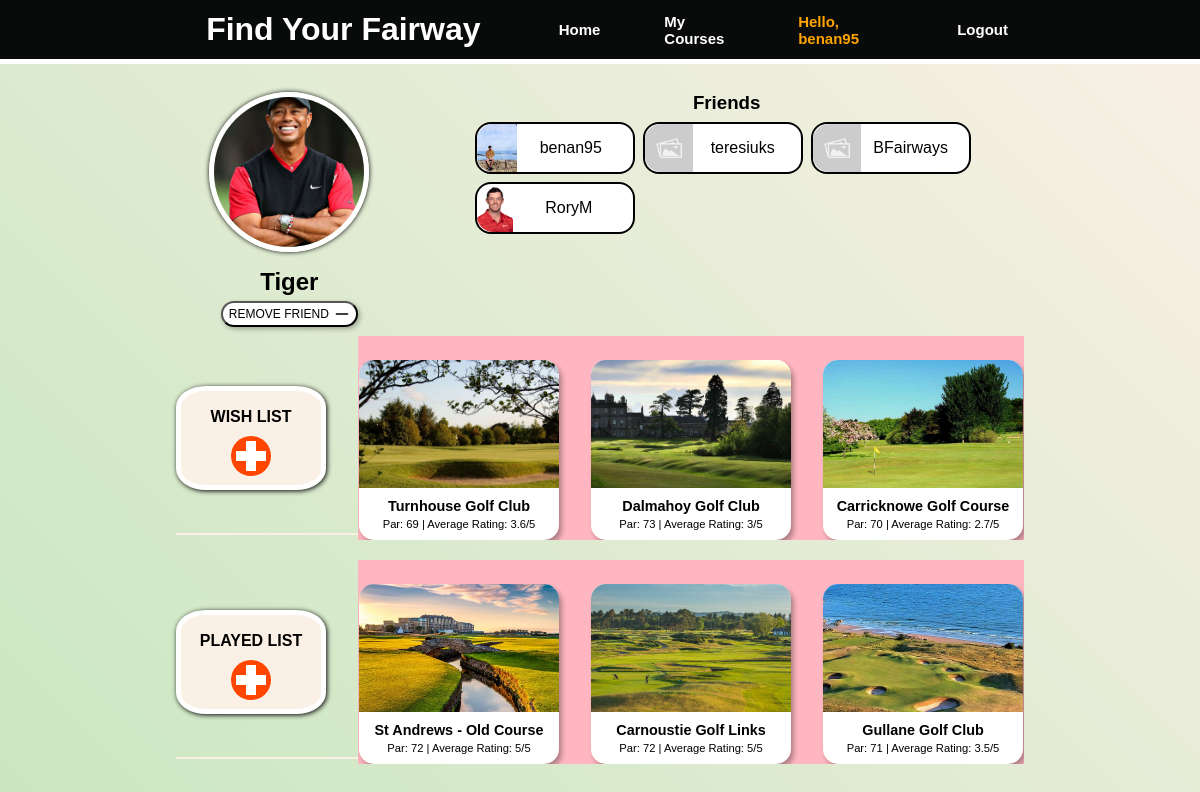
Page /my-courses/20 (signed in) on the committed database.
### courses/models.py (models this page shows, shortened)
class UserProfile(models.Model):
    user = models.OneToOneField(User, on_delete=models.CASCADE, related_name="profile")
    wishlist = models.ManyToManyField(Course, blank=True, null=True, related_name="wishlist")
    played_list = models.ManyToManyField(Course, blank=True, null=True, related_name="played_list")
    friends = models.ManyToManyField(User, blank=True, null=True, related_name="friends")
    profile_picture = models.ImageField(upload_to="uploads/", default="placeholder/placeholder.jpg")

class Course(models.Model):
  name = models.CharField(max_length=255)
  description = models.CharField(max_length=255)
  region = models.CharField(max_length=255)
  par = models.IntegerField()
  price = models.IntegerField()
  founded = models.IntegerField()
  website_link = models.CharField(max_length=255)
  profile_picture = models.ImageField(upload_to="uploads/", default="placeholder/placeholder.jpg")
  def get_average(self):
    average_score = Review.objects.filter(course=self).aggregate(Avg('rating'))['rating__avg']
    if average_score.is_integer():
      return int(average_score)
    else:
      return round(average_score, 1)

### information/views.py (the view)
# urls.py: path('my-courses/<int:id>', views.my_courses, name="information_my_courses"),
@login_required(login_url='login')
def my_courses(request, id):
    user = get_object_or_404(User, id=id)
    context = {
        "user": user,
        "courses_wishlist": user.profile.wishlist.all(),
        "courses_played_list": user.profile.played_list.all(),
        "friends": user.profile.friends.all()
    }
    return render(request, 'information/my_courses.html', context)

### templates/information/my_courses.html (shortened to what this page needs)
{% extends 'base.html' %}
{% load event_filters %}
{% load static %}
{% block content %}
<section class="my_courses__body">
    <div class="top-section">
        <div class="user-details">
            <div class="image-name">
            <img class="placeholder" src="{{ user.profile.profile_picture.url }}" alt="placeholder">
            <h5 class="username">{{ user.username }}</h5>
            {% if user in request.user.profile.friends.all %}
                {% if user.username != request.user.username %}
                    <form action="{% url 'remove_friend' user.id %}" method="post">
                    <button class="remove-friend" id="friend-button" type="submit">
                        <p>REMOVE FRIEND</p>
                        <img class="add-remove-friend__icon" src="/static/images/icons/minus-svgrepo-com (1).svg">
                    </button>
                    </form>
                {% endif %}
            {% endif %}
        </div>
        </div>
        <div class="friends">
            <h3 class="friend-card__title">Friends</h3>
                <div class="friend-card__section">
                    {% for friend in friends %}
                    <a href="{% url 'information_my_courses' friend.id %}"><div class="friend-card">
                        <img src="{{ friend.profile.profile_picture.url }}" class="friend-card__image">
                        <div class="friend-card__username-section">
                            <p class="friend-card__username">{{ friend.username }}</p>
                        </div>
                    </div></a>
                    {% endfor %}
                </div>
        </div>
    </div>
    <div id="my-courses__section" class="wish-list">
        <div id="main-tile" class="wish-list__main-tile">
            <h4 id="tile-title">WISH LIST</h4>
            <a href="{% url 'information_home' %}">
                <div class="add-to-button"></div>
            </a>
        </div>
        <div class="user-list-tiles">
            {% for course in courses_wishlist %}
            <a class="course-link"  href="{% url 'course_details' course.id %}">
                <div class="user_golf-course__item">
                    <img class="user_golf-course__image" src="{{ course.profile_picture.url }}">
                    <div class="user_golf-course__content">
                        <h3 class="user_golf-course__name">{{ course.name }}</h3>
                        <h4 class="user_golf-course__info">Par: {{ course.par }}  |  Average Rating: {{ course.get_average }}/5</h4>
                    </div>
                </div>
            </a>
            {% endfor %}
        </div>
    </div>
    <div id="my-courses__section" class="played-list">
        <div id="main-tile" class="played-list__main-tile">
            <h4 id="tile-title">PLAYED LIST</h4>
            <a href="{% url 'information_home' %}">
                <div class="add-to-button"></div>
            </a>
        </div>
        <div class="user-list-tiles">
            {% for course in courses_played_list %}
            <a class="course-link"  href="{% url 'course_details' course.id %}">
                <div class="user_golf-course__item">
                    <img class="user_golf-course__image" src="{{ course.profile_picture.url }}">
                    <div class="user_golf-course__content">
                        <h3 class="user_golf-course__name">{{ course.name }}</h3>
                        <h4 class="user_golf-course__info">Par: {{ course.par }}  |  Average Rating: {{ course.get_average }}/5</h4>
                    </div>
                </div>
            </a>
            {% endfor %}
        </div>
    </div>
</section>
{% endblock content %}

### templates/base.html (shortened to what this page needs)
{% load static %}
<!DOCTYPE html>
<html lang="en">
<head>
  <link rel="stylesheet" href="{% static 'css/style.css' %}">
</head>
<body>
  <header class="navbar">
      <div class="head-left">
        <h1 class="site-heading">Find Your Fairway</h1>
      </div>
      <ul class="site-links">
        <a href="{% url 'information_home' %}"><li id="head-link" class="link__home">Home</li></a>
        <a href="{% url 'information_my_courses' request.user.id %}"><li id="head-link" class="link__my-courses">My Courses</li></a>
        <span class="head-link__hello">Hello, {{ request.user }}</span>
        <span><a href="{% url 'logout' %}" id="head-link" >Logout</a></span>
      </ul>
  </header>
  {% block content %}{% endblock content %}
</body>
</html>

### static/css/style.css (style rules this page uses)
* { margin: 0; padding: 0; box-sizing: border-box; }
body { background: linear-gradient(45deg, rgb(202, 231, 193), linen); display: flex; flex-direction: column; height: 100vh; font-family: 'Montserrat', Helvetica, Arial, sans-serif; }
.navbar { background-color: rgb(9, 10, 10); color: white; align-items: center; justify-content: space-between; height: 4rem; display: flex; border-bottom: 5px solid white; padding: 0 10rem; min-width: 1000px; }
.head-left { width: 25rem; display: flex; align-items: center; justify-content: space-evenly; }
.site-links { display: flex; align-items: center; justify-content: space-between; width: 35rem; }
#head-link { list-style-type: none; font-size: 15px; font-weight: bold; color: white; padding: 2rem; }
.head-link__hello { list-style-type: none; font-size: 15px; font-weight: bold; color: orange; padding: 2rem; }
a { text-decoration: none; }
.my_courses__body { margin: 1rem 10rem; display: flex; flex-direction: column; }
.top-section { display: flex; justify-content: space-evenly; margin-top: 0.75rem; }
.remove-friend { display: flex; align-items: center; justify-content: center; background-color: white; border-radius: 1rem; color: black; box-shadow: 2px 2px 5px rgba(0,0,0,0.3); padding: 3px 6px; font-size: 0.75rem; }
#friend-button { margin-top: 5px; }
.add-remove-friend__icon { height: 1rem; margin-left: 5px; }
.friends { width: 35rem; }
.friend-card__title { text-align: center; margin-bottom: 0.25rem; }
.friend-card__section { display: flex; flex-direction: row; flex-wrap: wrap; align-items: center; padding: 0 1.5rem; }
.friend-card { background-color: white; border: 2px solid black; border-radius: 1rem; display: flex; flex-direction: row; align-items: center; padding-right: 0.5rem; margin: 0.25rem 0.25rem; width: 10rem; flex: 1; }
.friend-card__image { height: 3rem; border-bottom-left-radius: 1rem; border-top-left-radius: 1rem; }
.friend-card__username-section { width: 100%; }
.friend-card__username { text-align: center; text-decoration: none; color: black; }
#my-courses__section { height: 12rem; margin: 1rem; align-items: center; display: flex; }
.user-details { display: flex; flex-direction: column; align-items: start; width: 25%; }
.image-name { display: flex; flex-direction: column; align-items: center; padding-left: 1rem; }
.placeholder { height: 10rem; width: 10rem; border-radius: 50%; margin-bottom: 1rem; border: 5px solid white; box-shadow: 0.1px 0.1px 5px; object-fit: cover; }
.username { font-size: 1.5rem; }
#main-tile { height: 55%; width: 10%; min-width: 150px; padding: 0 0.5rem 0 0.5rem;; border-radius: 20%; background-color: linen; border: 5px solid white; box-shadow: 1px 1px 5px; display: flex; flex-direction: column; align-items: center; justify-content: space-evenly; }
.wish-list { border-bottom: 2px solid linen; }
.played-list { border-bottom: 2px solid linen; }
.user-list-tiles { display: flex; justify-content: center; align-items: end; margin-left: 2rem; overflow-x: auto; background-color: lightpink; }
.user_golf-course__item { width: 5rem; min-width: 200px; max-height: 225px; list-style-type: none; margin-top: 1.5rem; margin-left: 1rem; margin-right: 1rem; background-color: white; border-radius: 15px; box-shadow: 3px 4px 5px rgba(0,0,0,0.3); text-decoration: none; text-decoration: none; color: black; }
.user_golf-course__content { padding: 10px; display: flex; flex-direction: column; justify-content: center; align-items: center; }
.user_golf-course__image { width: 100%; height: 8rem; display: block; object-fit: cover; border-top-right-radius: 15px; border-top-left-radius: 15px; }
.user_golf-course__name { margin-bottom: 0.25rem; font-size: 0.9rem; }
.user_golf-course__info { font-weight: 100; font-size: 0.7rem; }
#tile-title { margin-top: 0.5rem; }
.add-to-button { border-radius: 50%; width: 2.5rem; height: 2.5rem; background-color: orangered; position: relative; }
.add-to-button::after { content: " "; position: absolute; display: block; background-color: #fff; height: 10px; margin-top: -5px; top: 50%; left: 5px; right: 5px; z-index: 9; }
.add-to-button::before { content: " "; position: absolute; display: block; background-color: #fff; width: 10px; margin-left: -5px; left: 50%; top: 5px; bottom: 5px; z-index: 9; }

### rows in the picture
Course: profile_picture (picture), name "Turnhouse Golf Club", par "69", get_average "3.6"
Course: profile_picture (picture), name "Dalmahoy Golf Club", par "73", get_average "3"
Course: profile_picture (picture), name "Carricknowe Golf Course", par "70", get_average "2.7"
Course: profile_picture (picture), name "St Andrews - Old Course", par "72", get_average "5"
Course: profile_picture (picture), name "Carnoustie Golf Links", par "72", get_average "5"
Course: profile_picture (picture), name "Gullane Golf Club", par "71", get_average "3.5"

### other values in the picture
{{ request.user }} "benan95"
{{ user.username }} "Tiger"
{{ friend.username }} "benan95"
{{ friend.username }} "teresiuks"
{{ friend.username }} "BFairways"
{{ friend.username }} "RoryM"
